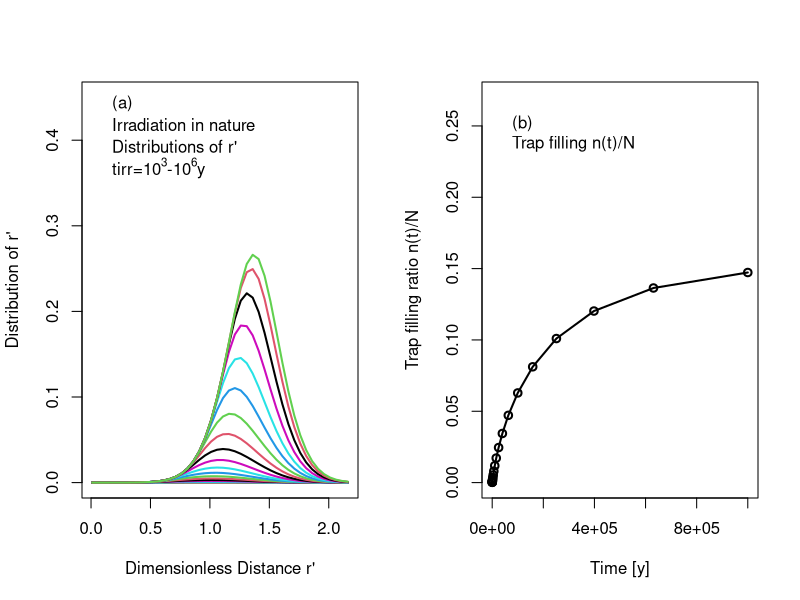

Generate this figure with R:
#Dose response of feldspars, irradiation in nature (TA-EST)
rm(list = ls(all=T))
rho<-3e-3                 # Dimensionless acceptor density
Po<-s<-2e15               # Frequency factors in s^-1
E<-1.3                    # Energy in eV
Do<-1600                  #Do in Gy
yr<-365*24*3600           #year is seconds
Ddot<-2.85/(1e3*yr)       #Low natural dose rate = 1 Gy/kA
dr<-.05                   #Step in dimensionless distance r'
rprimes<-seq(0.01,2.2,dr) #Values of r'=0-2.2 in steps of dr
kb<-8.617e-5              #Boltzmann constant
seff<-s*exp(-rprimes*(rho**(-1/3.0)))  # Effective s
Tirr<-273-4
Peff<-(1/(1/s+1/seff))*exp(-E/(kb*Tirr))

########## Irradiation functions  ##########
#### irradfortimeT
irradandThermalfortimeT<-function(tirr){distr<<-distrUnfaded*
  (Ddot*rprimes/(Do*Peff+Ddot))*(1-exp(-(Ddot/Do+Peff)*tirr))}
###################### End of Functions ##########
par(mfrow=c(1,2))
distrUnfaded<-3*rprimes^2*exp(-rprimes^3)  # Unfaded sample
irrTimes<-10^seq(2,6,by=.2)*yr
distribs<-sapply(irrTimes,irradandThermalfortimeT)

########## plot distibutions
matplot(rprimes,distribs,typ="l",ylim=c(0,.45),lty="solid",
        xlab="Dimensionless Distance r'",
        ylab="Distribution of r'",lwd=2)
legend("topleft",bty="n",legend=c(expression("(a)", 
                                             "Irradiation in nature",
                                             "Distributions of r'","tirr=10"^3*"-10"^6*"y")))
plot(irrTimes/yr,colSums(distribs)*dr,typ="o",lwd=2,
     xlab="Time [y]",ylab="Trap filling ratio n(t)/N",
     ylim=c(0,.27))
legend("topleft",bty="n",legend=c(" ","(b)",
                                  "Trap filling n(t)/N"))